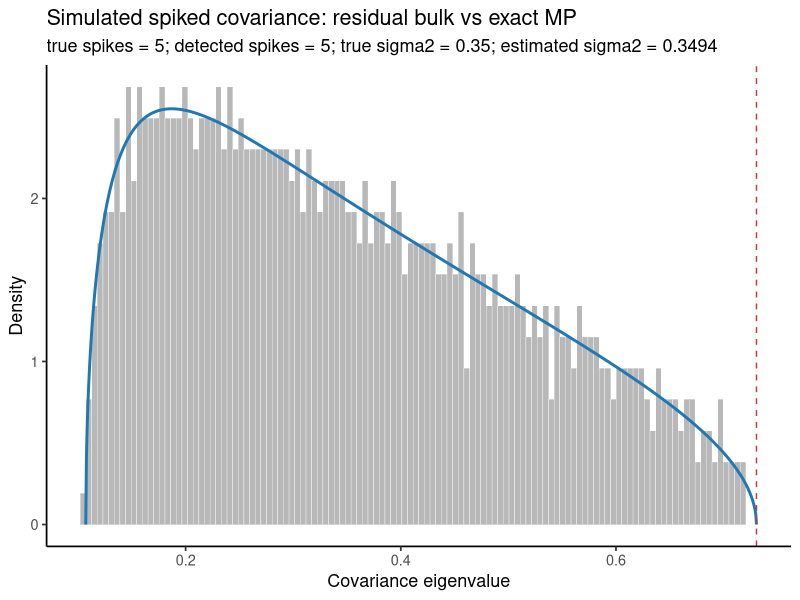
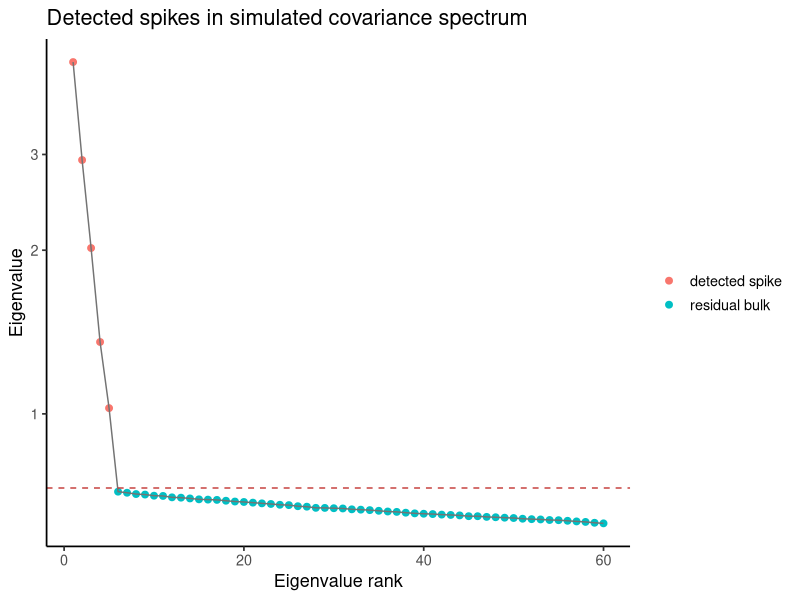

Write R code to recreate these figures, in order.
library(ggplot2)

set.seed(7)

out_dir <- "outputs/exploration/simulated_spiked_mp_pipeline"
dir.create(out_dir, recursive = TRUE, showWarnings = FALSE)

p <- 1000
n <- 5000
sigma2_true <- 0.35
spike_strengths <- c(4.0, 2.5, 1.5, 0.9, 0.55)

mp_density <- function(x, gamma, sigma2) {
  lower <- sigma2 * (1 - sqrt(gamma))^2
  upper <- sigma2 * (1 + sqrt(gamma))^2
  out <- numeric(length(x))
  inside <- x >= lower & x <= upper & x > 0
  out[inside] <- sqrt((upper - x[inside]) * (x[inside] - lower)) /
    (2 * pi * gamma * sigma2 * x[inside])
  out
}

estimate_spikes_exact_mp <- function(eigvals, n, edge_buffer = 1.01, max_iter = 100) {
  eigvals <- sort(eigvals, decreasing = TRUE)
  p <- length(eigvals)
  k <- 0

  for (iter in seq_len(max_iter)) {
    noise_vals <- eigvals[(k + 1):p]
    p_eff <- length(noise_vals)
    gamma <- p_eff / n
    sigma2 <- mean(noise_vals)
    mp_lower <- sigma2 * (1 - sqrt(gamma))^2
    mp_upper <- sigma2 * (1 + sqrt(gamma))^2
    k_new <- sum(eigvals > edge_buffer * mp_upper)

    if (k_new == k) {
      return(data.frame(
        k = k,
        sigma2 = sigma2,
        gamma = gamma,
        mp_lower = mp_lower,
        mp_upper = mp_upper,
        edge_buffer = edge_buffer,
        n_noise = p_eff,
        iterations = iter
      ))
    }

    k <- min(k_new, p - 1)
  }

  stop("Spike-count iteration did not converge.")
}

simulate_spiked_covariance <- function(p, n, sigma2, spike_strengths) {
  r <- length(spike_strengths)
  raw_u <- matrix(rnorm(p * r), p, r)
  u <- qr.Q(qr(raw_u))

  factors <- matrix(rnorm(r * n), r, n)
  signal <- u %*% (sqrt(spike_strengths) * factors)
  noise <- matrix(rnorm(p * n, sd = sqrt(sigma2)), p, n)
  x <- signal + noise
  x <- x - rowMeans(x)

  cov_mat <- tcrossprod(x) / (n - 1)
  eigvals <- sort(eigen(cov_mat, symmetric = TRUE, only.values = TRUE)$values, decreasing = TRUE)

  list(eigvals = eigvals)
}

sim <- simulate_spiked_covariance(p, n, sigma2_true, spike_strengths)
fit <- estimate_spikes_exact_mp(sim$eigvals, n = n)

truth <- data.frame(
  p = p,
  n = n,
  gamma_true = p / n,
  sigma2_true = sigma2_true,
  n_spikes_true = length(spike_strengths),
  population_spike_eigenvalues = paste(signif(sigma2_true + spike_strengths, 4), collapse = ", ")
)

summary_df <- cbind(truth, fit)
write.csv(summary_df, file.path(out_dir, "spiked_mp_recovery_summary.csv"), row.names = FALSE)

eig_df <- data.frame(
  rank = seq_along(sim$eigvals),
  eigenvalue = sim$eigvals,
  component = ifelse(seq_along(sim$eigvals) <= fit$k, "detected spike", "residual bulk")
)
write.csv(eig_df, file.path(out_dir, "spiked_mp_eigenvalues.csv"), row.names = FALSE)

curve_x <- seq(fit$mp_lower, fit$mp_upper, length.out = 1000)
curve_df <- data.frame(
  eigenvalue = curve_x,
  density = mp_density(curve_x, fit$gamma, fit$sigma2)
)

theme_set(theme_classic(base_size = 13))

hist_plot <- ggplot(subset(eig_df, component == "residual bulk"), aes(eigenvalue)) +
  geom_histogram(
    aes(y = after_stat(density)),
    bins = 120,
    fill = "grey72",
    color = "white",
    linewidth = 0.12
  ) +
  geom_line(data = curve_df, aes(eigenvalue, density), color = "#1F78B4", linewidth = 1) +
  geom_vline(xintercept = fit$mp_upper, color = "#C43C39", linetype = "dashed") +
  labs(
    title = "Simulated spiked covariance: residual bulk vs exact MP",
    subtitle = paste0(
      "true spikes = ", length(spike_strengths),
      "; detected spikes = ", fit$k,
      "; true sigma2 = ", sigma2_true,
      "; estimated sigma2 = ", signif(fit$sigma2, 4)
    ),
    x = "Covariance eigenvalue",
    y = "Density"
  )

scree_plot <- ggplot(eig_df[seq_len(60), ], aes(rank, eigenvalue, color = component)) +
  geom_point(size = 2) +
  geom_line(color = "grey45") +
  geom_hline(yintercept = fit$mp_upper, color = "#C43C39", linetype = "dashed") +
  scale_y_log10() +
  labs(
    title = "Detected spikes in simulated covariance spectrum",
    x = "Eigenvalue rank",
    y = "Eigenvalue",
    color = NULL
  )

ggsave(file.path(out_dir, "simulated_spiked_mp_bulk.png"), hist_plot, width = 8, height = 5, dpi = 220)
ggsave(file.path(out_dir, "simulated_spiked_mp_scree.png"), scree_plot, width = 8, height = 5, dpi = 220)

print(summary_df)
message("Wrote simulated MP pipeline outputs to ", out_dir)
